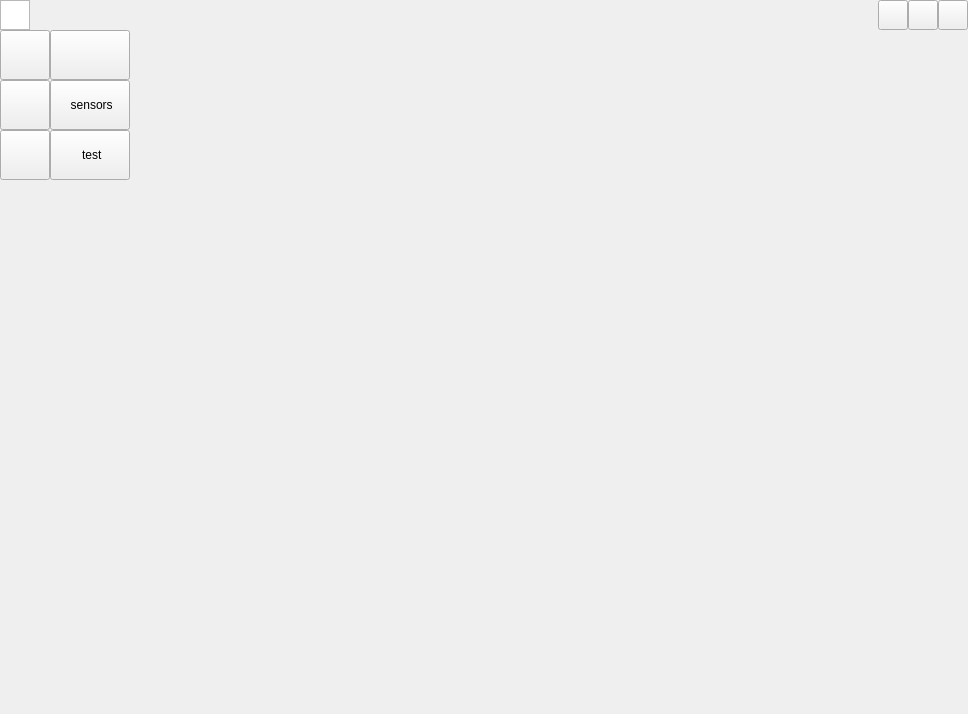
<?xml version="1.0" encoding="UTF-8"?>
<ui version="4.0">
 <class>MainWindow</class>
 <widget class="QMainWindow" name="MainWindow">
  <property name="geometry">
   <rect>
    <x>0</x>
    <y>0</y>
    <width>968</width>
    <height>714</height>
   </rect>
  </property>
  <property name="windowTitle">
   <string>MainWindow</string>
  </property>
  <widget class="QWidget" name="centralwidget">
   <layout class="QVBoxLayout" name="verticalLayout_7">
    <property name="spacing">
     <number>0</number>
    </property>
    <property name="leftMargin">
     <number>0</number>
    </property>
    <property name="topMargin">
     <number>0</number>
    </property>
    <property name="rightMargin">
     <number>0</number>
    </property>
    <property name="bottomMargin">
     <number>0</number>
    </property>
    <item>
     <widget class="QWidget" name="wt_top" native="true">
      <property name="maximumSize">
       <size>
        <width>16777215</width>
        <height>30</height>
       </size>
      </property>
      <property name="styleSheet">
       <string notr="true"/>
      </property>
      <layout class="QHBoxLayout" name="horizontalLayout_6">
       <property name="spacing">
        <number>0</number>
       </property>
       <property name="leftMargin">
        <number>0</number>
       </property>
       <property name="topMargin">
        <number>0</number>
       </property>
       <property name="rightMargin">
        <number>0</number>
       </property>
       <property name="bottomMargin">
        <number>0</number>
       </property>
       <item>
        <widget class="QTextEdit" name="app_icon">
         <property name="maximumSize">
          <size>
           <width>30</width>
           <height>30</height>
          </size>
         </property>
        </widget>
       </item>
       <item>
        <spacer name="horizontalSpacer_5">
         <property name="orientation">
          <enum>Qt::Horizontal</enum>
         </property>
         <property name="sizeHint" stdset="0">
          <size>
           <width>40</width>
           <height>20</height>
          </size>
         </property>
        </spacer>
       </item>
       <item>
        <widget class="QPushButton" name="btn_minimize">
         <property name="maximumSize">
          <size>
           <width>30</width>
           <height>30</height>
          </size>
         </property>
         <property name="text">
          <string/>
         </property>
        </widget>
       </item>
       <item>
        <widget class="QPushButton" name="btn_maximize">
         <property name="maximumSize">
          <size>
           <width>30</width>
           <height>30</height>
          </size>
         </property>
         <property name="text">
          <string/>
         </property>
        </widget>
       </item>
       <item>
        <widget class="QPushButton" name="btn_close">
         <property name="maximumSize">
          <size>
           <width>30</width>
           <height>30</height>
          </size>
         </property>
         <property name="text">
          <string/>
         </property>
        </widget>
       </item>
      </layout>
     </widget>
    </item>
    <item>
     <widget class="QWidget" name="widget_5" native="true">
      <layout class="QHBoxLayout" name="horizontalLayout_3">
       <property name="spacing">
        <number>0</number>
       </property>
       <property name="leftMargin">
        <number>0</number>
       </property>
       <property name="topMargin">
        <number>0</number>
       </property>
       <property name="rightMargin">
        <number>0</number>
       </property>
       <property name="bottomMargin">
        <number>0</number>
       </property>
       <item>
        <widget class="QWidget" name="wt_sideabar_min" native="true">
         <property name="styleSheet">
          <string notr="true"/>
         </property>
         <layout class="QVBoxLayout" name="verticalLayout_3" stretch="0,0,0">
          <property name="spacing">
           <number>0</number>
          </property>
          <property name="leftMargin">
           <number>0</number>
          </property>
          <property name="topMargin">
           <number>0</number>
          </property>
          <property name="rightMargin">
           <number>0</number>
          </property>
          <property name="bottomMargin">
           <number>0</number>
          </property>
          <item>
           <widget class="QPushButton" name="btn_sidebar_menu">
            <property name="minimumSize">
             <size>
              <width>50</width>
              <height>50</height>
             </size>
            </property>
            <property name="maximumSize">
             <size>
              <width>50</width>
              <height>50</height>
             </size>
            </property>
            <property name="text">
             <string/>
            </property>
            <property name="checkable">
             <bool>true</bool>
            </property>
            <property name="autoRepeat">
             <bool>true</bool>
            </property>
            <property name="autoExclusive">
             <bool>false</bool>
            </property>
           </widget>
          </item>
          <item>
           <layout class="QVBoxLayout" name="verticalLayout">
            <property name="spacing">
             <number>0</number>
            </property>
            <item>
             <widget class="QPushButton" name="btn_sidebar_sensor">
              <property name="minimumSize">
               <size>
                <width>50</width>
                <height>50</height>
               </size>
              </property>
              <property name="maximumSize">
               <size>
                <width>50</width>
                <height>50</height>
               </size>
              </property>
              <property name="text">
               <string/>
              </property>
              <property name="checkable">
               <bool>true</bool>
              </property>
              <property name="autoRepeat">
               <bool>false</bool>
              </property>
              <property name="autoExclusive">
               <bool>true</bool>
              </property>
             </widget>
            </item>
            <item>
             <widget class="QPushButton" name="btn_sidebar_test">
              <property name="minimumSize">
               <size>
                <width>50</width>
                <height>50</height>
               </size>
              </property>
              <property name="maximumSize">
               <size>
                <width>50</width>
                <height>50</height>
               </size>
              </property>
              <property name="text">
               <string/>
              </property>
              <property name="checkable">
               <bool>true</bool>
              </property>
              <property name="autoExclusive">
               <bool>true</bool>
              </property>
             </widget>
            </item>
           </layout>
          </item>
          <item>
           <spacer name="verticalSpacer">
            <property name="orientation">
             <enum>Qt::Vertical</enum>
            </property>
            <property name="sizeHint" stdset="0">
             <size>
              <width>20</width>
              <height>528</height>
             </size>
            </property>
           </spacer>
          </item>
         </layout>
        </widget>
       </item>
       <item>
        <widget class="QWidget" name="wt_sideabar_max" native="true">
         <property name="styleSheet">
          <string notr="true"/>
         </property>
         <layout class="QVBoxLayout" name="verticalLayout_4">
          <property name="spacing">
           <number>0</number>
          </property>
          <property name="leftMargin">
           <number>0</number>
          </property>
          <property name="topMargin">
           <number>0</number>
          </property>
          <property name="rightMargin">
           <number>0</number>
          </property>
          <property name="bottomMargin">
           <number>0</number>
          </property>
          <item>
           <widget class="QPushButton" name="btn_sidebar_menu_2">
            <property name="minimumSize">
             <size>
              <width>0</width>
              <height>50</height>
             </size>
            </property>
            <property name="text">
             <string/>
            </property>
            <property name="checkable">
             <bool>true</bool>
            </property>
            <property name="autoRepeat">
             <bool>true</bool>
            </property>
            <property name="autoExclusive">
             <bool>false</bool>
            </property>
           </widget>
          </item>
          <item>
           <layout class="QVBoxLayout" name="verticalLayout_2">
            <property name="spacing">
             <number>0</number>
            </property>
            <item>
             <widget class="QPushButton" name="btn_sidebar_sensor_2">
              <property name="minimumSize">
               <size>
                <width>50</width>
                <height>50</height>
               </size>
              </property>
              <property name="text">
               <string> sensors</string>
              </property>
              <property name="checkable">
               <bool>true</bool>
              </property>
              <property name="autoExclusive">
               <bool>true</bool>
              </property>
             </widget>
            </item>
            <item>
             <widget class="QPushButton" name="btn_sidebar_test_2">
              <property name="minimumSize">
               <size>
                <width>0</width>
                <height>50</height>
               </size>
              </property>
              <property name="text">
               <string> test</string>
              </property>
              <property name="checkable">
               <bool>true</bool>
              </property>
              <property name="autoExclusive">
               <bool>true</bool>
              </property>
             </widget>
            </item>
           </layout>
          </item>
          <item>
           <spacer name="verticalSpacer_2">
            <property name="orientation">
             <enum>Qt::Vertical</enum>
            </property>
            <property name="sizeHint" stdset="0">
             <size>
              <width>20</width>
              <height>528</height>
             </size>
            </property>
           </spacer>
          </item>
         </layout>
        </widget>
       </item>
       <item>
        <widget class="QWidget" name="wt_main" native="true">
         <property name="styleSheet">
          <string notr="true"/>
         </property>
         <layout class="QVBoxLayout" name="verticalLayout_6" stretch="0">
          <property name="spacing">
           <number>0</number>
          </property>
          <property name="leftMargin">
           <number>0</number>
          </property>
          <property name="topMargin">
           <number>0</number>
          </property>
          <property name="rightMargin">
           <number>0</number>
          </property>
          <property name="bottomMargin">
           <number>0</number>
          </property>
          <item>
           <widget class="QStackedWidget" name="stackedWidget">
            <widget class="QWidget" name="page_3"/>
            <widget class="QWidget" name="page_4"/>
           </widget>
          </item>
         </layout>
        </widget>
       </item>
      </layout>
     </widget>
    </item>
   </layout>
  </widget>
 </widget>
 <resources/>
 <connections/>
</ui>
